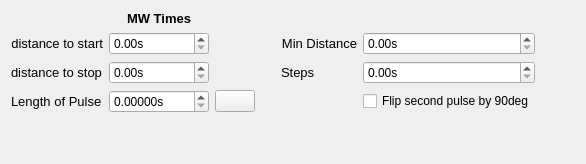
         <widget class="QWidget" name="tab_2">
          <attribute name="title">
           <string>ramsey</string>
          </attribute>
          <layout class="QGridLayout" name="gridLayout_15">
           <item row="0" column="0">
            <layout class="QGridLayout" name="gridLayout_14">
             <item row="4" column="1">
              <spacer name="verticalSpacer_9">
               <property name="orientation">
                <enum>Qt::Vertical</enum>
               </property>
               <property name="sizeHint" stdset="0">
                <size>
                 <width>20</width>
                 <height>40</height>
                </size>
               </property>
              </spacer>
             </item>
             <item row="3" column="1">
              <widget class="ScienDSpinBox" name="mw_len_ramsey">
               <property name="suffix">
                <string>s</string>
               </property>
               <property name="decimals">
                <number>5</number>
               </property>
               <property name="maximum">
                <double>1.000000000000000</double>
               </property>
               <property name="singleStep">
                <double>0.000001000000000</double>
               </property>
               <property name="value">
                <double>0.000000000000000</double>
               </property>
              </widget>
             </item>
             <item row="2" column="5">
              <widget class="ScienDSpinBox" name="mw_steps_ramsey">
               <property name="suffix">
                <string>s</string>
               </property>
               <property name="decimals">
                <number>2</number>
               </property>
               <property name="maximum">
                <double>1.000000000000000</double>
               </property>
               <property name="singleStep">
                <double>0.000001000000000</double>
               </property>
               <property name="value">
                <double>0.000000000000000</double>
               </property>
              </widget>
             </item>
             <item row="1" column="6">
              <spacer name="horizontalSpacer_9">
               <property name="orientation">
                <enum>Qt::Horizontal</enum>
               </property>
               <property name="sizeHint" stdset="0">
                <size>
                 <width>40</width>
                 <height>20</height>
                </size>
               </property>
              </spacer>
             </item>
             <item row="2" column="0">
              <widget class="QLabel" name="label_38">
               <property name="font">
                <font>
                 <pointsize>10</pointsize>
                </font>
               </property>
               <property name="text">
                <string>distance to stop</string>
               </property>
               <property name="alignment">
                <set>Qt::AlignLeading|Qt::AlignLeft|Qt::AlignVCenter</set>
               </property>
              </widget>
             </item>
             <item row="3" column="2">
              <widget class="QPushButton" name="update_mw_ramsey">
               <property name="text">
                <string/>
               </property>
               <property name="icon">
                <iconset>
                 <normaloff>../../artwork/icons/oxygen/22x22/view-refresh.png</normaloff>../../artwork/icons/oxygen/22x22/view-refresh.png</iconset>
               </property>
               <property name="checkable">
                <bool>true</bool>
               </property>
              </widget>
             </item>
             <item row="2" column="1">
              <widget class="ScienDSpinBox" name="mw_stop_distance_ramsey">
               <property name="suffix">
                <string>s</string>
               </property>
               <property name="decimals">
                <number>2</number>
               </property>
               <property name="maximum">
                <double>1.000000000000000</double>
               </property>
               <property name="singleStep">
                <double>0.000001000000000</double>
               </property>
               <property name="value">
                <double>0.000000000000000</double>
               </property>
              </widget>
             </item>
             <item row="3" column="0">
              <widget class="QLabel" name="label_63">
               <property name="font">
                <font>
                 <pointsize>10</pointsize>
                </font>
               </property>
               <property name="text">
                <string>Length of Pulse</string>
               </property>
               <property name="alignment">
                <set>Qt::AlignLeading|Qt::AlignLeft|Qt::AlignVCenter</set>
               </property>
              </widget>
             </item>
             <item row="1" column="4">
              <widget class="QLabel" name="label_66">
               <property name="font">
                <font>
                 <pointsize>10</pointsize>
                </font>
               </property>
               <property name="text">
                <string>Min Distance</string>
               </property>
               <property name="alignment">
                <set>Qt::AlignRight|Qt::AlignTrailing|Qt::AlignVCenter</set>
               </property>
              </widget>
             </item>
             <item row="1" column="5">
              <widget class="ScienDSpinBox" name="mw_min_len_ramsey">
               <property name="sizePolicy">
                <sizepolicy hsizetype="Minimum" vsizetype="Fixed">
                 <horstretch>0</horstretch>
                 <verstretch>0</verstretch>
                </sizepolicy>
               </property>
               <property name="minimumSize">
                <size>
                 <width>100</width>
                 <height>0</height>
                </size>
               </property>
               <property name="maximumSize">
                <size>
                 <width>1000</width>
                 <height>16777215</height>
                </size>
               </property>
               <property name="suffix">
                <string>s</string>
               </property>
               <property name="decimals">
                <number>2</number>
               </property>
               <property name="maximum">
                <double>1.000000000000000</double>
               </property>
               <property name="singleStep">
                <double>0.000001000000000</double>
               </property>
              </widget>
             </item>
             <item row="2" column="4">
              <widget class="QLabel" name="label_59">
               <property name="font">
                <font>
                 <pointsize>10</pointsize>
                </font>
               </property>
               <property name="text">
                <string>Steps</string>
               </property>
               <property name="alignment">
                <set>Qt::AlignLeading|Qt::AlignLeft|Qt::AlignVCenter</set>
               </property>
              </widget>
             </item>
             <item row="0" column="1">
              <widget class="QLabel" name="label_64">
               <property name="font">
                <font>
                 <pointsize>10</pointsize>
                 <weight>75</weight>
                 <bold>true</bold>
                </font>
               </property>
               <property name="text">
                <string>MW Times</string>
               </property>
               <property name="alignment">
                <set>Qt::AlignCenter</set>
               </property>
              </widget>
             </item>
             <item row="1" column="1">
              <widget class="ScienDSpinBox" name="mw_start_distance_ramsey">
               <property name="sizePolicy">
                <sizepolicy hsizetype="Minimum" vsizetype="Fixed">
                 <horstretch>0</horstretch>
                 <verstretch>0</verstretch>
                </sizepolicy>
               </property>
               <property name="minimumSize">
                <size>
                 <width>100</width>
                 <height>0</height>
                </size>
               </property>
               <property name="suffix">
                <string>s</string>
               </property>
               <property name="decimals">
                <number>2</number>
               </property>
               <property name="maximum">
                <double>1.000000000000000</double>
               </property>
               <property name="singleStep">
                <double>0.000001000000000</double>
               </property>
               <property name="value">
                <double>0.000000000000000</double>
               </property>
              </widget>
             </item>
             <item row="1" column="0">
              <widget class="QLabel" name="label_67">
               <property name="font">
                <font>
                 <pointsize>10</pointsize>
                </font>
               </property>
               <property name="text">
                <string>distance to start</string>
               </property>
               <property name="alignment">
                <set>Qt::AlignRight|Qt::AlignTrailing|Qt::AlignVCenter</set>
               </property>
              </widget>
             </item>
             <item row="3" column="3">
              <spacer name="horizontalSpacer_10">
               <property name="orientation">
                <enum>Qt::Horizontal</enum>
               </property>
               <property name="sizeType">
                <enum>QSizePolicy::Minimum</enum>
               </property>
               <property name="sizeHint" stdset="0">
                <size>
                 <width>20</width>
                 <height>20</height>
                </size>
               </property>
              </spacer>
             </item>
             <item row="3" column="5">
              <widget class="QCheckBox" name="checkBox_phase_shift_ramsey">
               <property name="text">
                <string>Flip second pulse by 90deg</string>
               </property>
              </widget>
             </item>
            </layout>
           </item>
          </layout>
         </widget>
